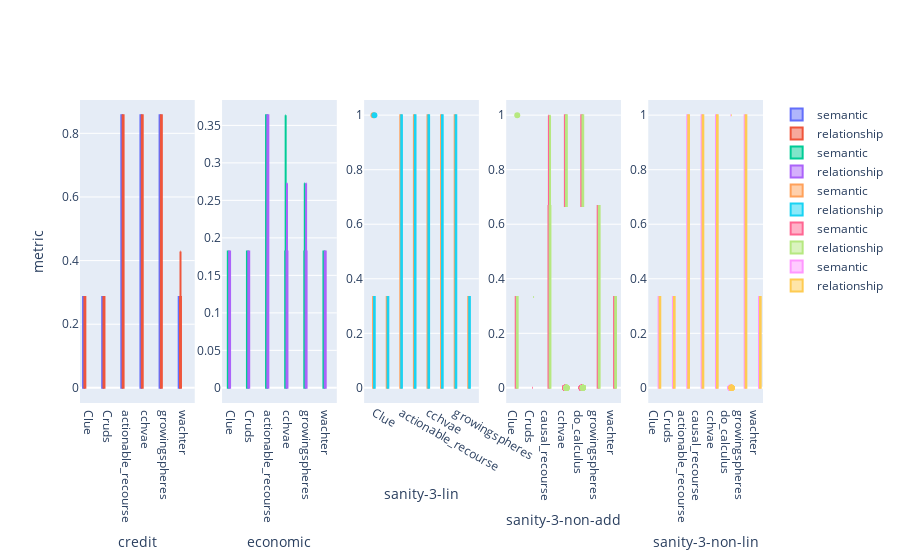

The notebook cell this image was saved under:
### Code cell
'''MLP'''
from plotly.subplots import make_subplots
import plotly.graph_objects as go
import plotly.graph_objects as go
import numpy as np
np.random.seed(1)
data= df[df['model']=='MLP']
i=1
fig = make_subplots(rows=1, cols=len(np.unique(data['dataset'])))#fig = go.Figure()
for a in np.unique(data['dataset']):
    d= data[data['dataset']==a].sort_values('CF')
    fig.add_trace(go.Box(x=d["CF"], y=d["semantic"], name='semantic'),row=1, col=i )
    fig.add_trace(go.Box(x=d["CF"], y=d["correct_relationships"],name='relationship'),row=1, col=i )
    fig.update_xaxes(title_text=f"{a}", row=1, col=i)
    i=i+1
    

fig.update_layout(
    yaxis_title='metric',
    boxmode='group' # group together boxes of the different traces for each value of x
)

fig.show()

### Figure 1 — Plotly figure (JSON) as saved in the notebook; plotly's stock layout.template omitted (floating-point values rounded to 4 significant figures; data arrays with more than 128 entries replaced by an {"elided": "..."} marker saying what was removed)
{"data": [{"name": "semantic", "type": "box", "x": {"elided": "436 str values"}, "xaxis": "x", "y": {"elided": "436 float values"}, "yaxis": "y"}, {"name": "relationship", "type": "box", "x": {"elided": "436 str values"}, "xaxis": "x", "y": {"elided": "436 float values"}, "yaxis": "y"}, {"name": "semantic", "type": "box", "x": {"elided": "502 str values"}, "xaxis": "x2", "y": {"elided": "502 float values"}, "yaxis": "y2"}, {"name": "relationship", "type": "box", "x": {"elided": "502 str values"}, "xaxis": "x2", "y": {"elided": "502 float values"}, "yaxis": "y2"}, {"name": "semantic", "type": "box", "x": {"elided": "655 str values"}, "xaxis": "x3", "y": {"elided": "655 float values"}, "yaxis": "y3"}, {"name": "relationship", "type": "box", "x": {"elided": "655 str values"}, "xaxis": "x3", "y": {"elided": "655 float values"}, "yaxis": "y3"}, {"name": "semantic", "type": "box", "x": {"elided": "449 str values"}, "xaxis": "x4", "y": {"elided": "449 float values"}, "yaxis": "y4"}, {"name": "relationship", "type": "box", "x": {"elided": "449 str values"}, "xaxis": "x4", "y": {"elided": "449 float values"}, "yaxis": "y4"}, {"name": "semantic", "type": "box", "x": {"elided": "539 str values"}, "xaxis": "x5", "y": {"elided": "539 float values"}, "yaxis": "y5"}, {"name": "relationship", "type": "box", "x": {"elided": "539 str values"}, "xaxis": "x5", "y": {"elided": "539 float values"}, "yaxis": "y5"}], "layout": {"boxmode": "group", "xaxis": {"anchor": "y", "domain": [0, 0.168], "title": {"text": "credit"}}, "xaxis2": {"anchor": "y2", "domain": [0.208, 0.376], "title": {"text": "economic"}}, "xaxis3": {"anchor": "y3", "domain": [0.416, 0.584], "title": {"text": "sanity-3-lin"}}, "xaxis4": {"anchor": "y4", "domain": [0.624, 0.792], "title": {"text": "sanity-3-non-add"}}, "xaxis5": {"anchor": "y5", "domain": [0.832, 1], "title": {"text": "sanity-3-non-lin"}}, "yaxis": {"anchor": "x", "domain": [0, 1], "title": {"text": "metric"}}, "yaxis2": {"anchor": "x2", "domain": [0, 1]}, "yaxis3": {"anchor": "x3", "domain": [0, 1]}, "yaxis4": {"anchor": "x4", "domain": [0, 1]}, "yaxis5": {"anchor": "x5", "domain": [0, 1]}}}
